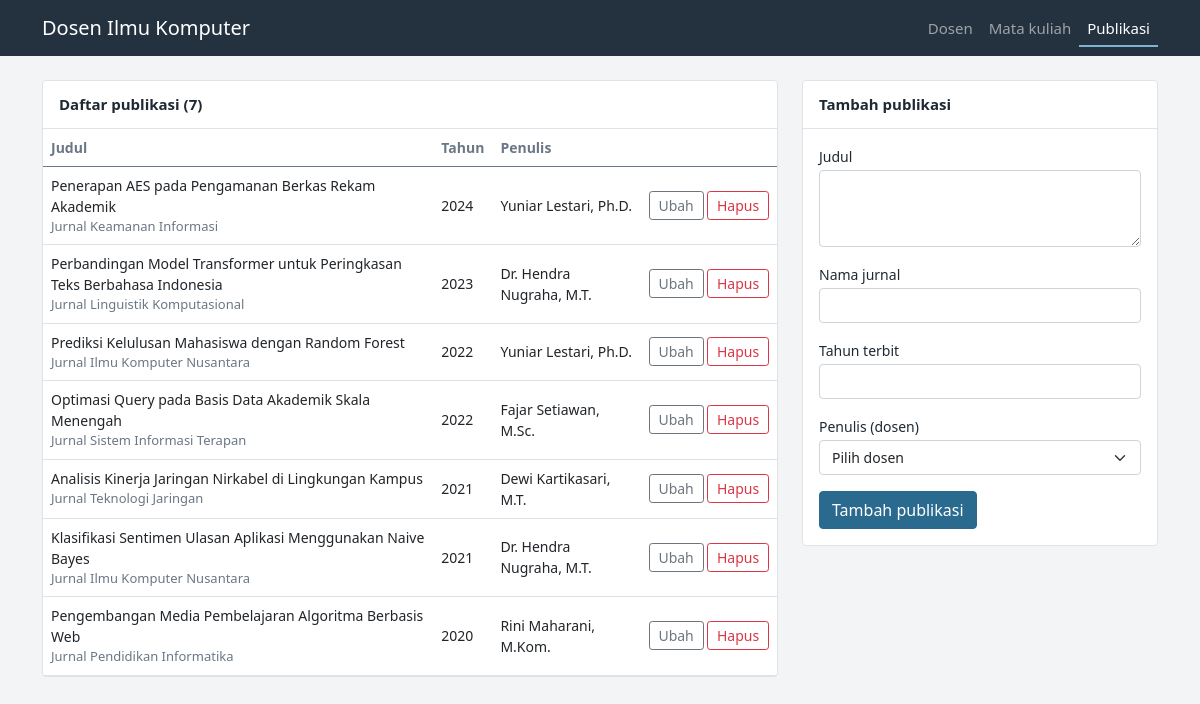
The page /index.php?page=publications on the database its author committed.
### tables this page shows
CREATE TABLE publications (
  id           INT AUTO_INCREMENT PRIMARY KEY,
  lecturer_id  INT          NOT NULL,
  title        VARCHAR(200) NOT NULL,
  journal_name VARCHAR(150) NOT NULL,
  publish_year YEAR         NOT NULL,
  CONSTRAINT fk_publications_lecturer FOREIGN KEY (lecturer_id)
    REFERENCES lecturers (id) ON DELETE CASCADE ON UPDATE CASCADE
);

CREATE TABLE lecturers (
  id         INT AUTO_INCREMENT PRIMARY KEY,
  name       VARCHAR(100) NOT NULL,
  nidn       VARCHAR(20)  NOT NULL UNIQUE,
  phone      VARCHAR(20)  NOT NULL,
  join_date  DATE         NOT NULL,
  email      VARCHAR(100) NOT NULL,
  department VARCHAR(100) NOT NULL
);

### src/controllers/Controller.php (called while the page is built, shortened)
<?php
abstract class Controller
{
    protected $model;
    protected $page;
    public function index()
    {
        $items = $this->model->all();
        $edit = isset($_GET['edit']) ? $this->model->find((int) $_GET['edit']) : null;
        $form = $_SESSION['old'] ?? $edit ?? [];
        $vars = array_merge($this->extra(), [
            'items' => $items,
            'edit'  => $edit,
            'form'  => $form,
            'page'  => $this->page,
        ]);
        extract($vars);
        require 'views/layout/header.php';
        require "views/{$this->page}/index.php";
        require 'views/layout/footer.php';
    }
}

### src/index.php (called while the page is built, shortened)
<?php
require 'config/database.php';
require 'controllers/PublicationController.php';
function e($v)
{
    return htmlspecialchars((string) $v, ENT_QUOTES, 'UTF-8');
}
$action = $_GET['action'] ?? 'index';
(new $routes[$page]($conn))->$action();

### src/controllers/PublicationController.php (called while the page is built, shortened)
<?php
require_once 'controllers/Controller.php';
require_once 'models/Publication.php';
class PublicationController extends Controller
{
    public function __construct($db)
    {
        $this->model = new Publication($db);
    }
}

### src/models/Publication.php (called while the page is built, shortened)
<?php
require_once 'models/Model.php';
class Publication extends Model
{
    public function all()
    {
        $sql = "SELECT p.*, l.name AS lecturer_name
                FROM publications p
                JOIN lecturers l ON l.id = p.lecturer_id
                ORDER BY p.publish_year DESC, p.id DESC";
        return $this->run($sql)->fetchAll();
    }
}

### src/models/Model.php (called while the page is built, shortened)
<?php
abstract class Model
{
    protected $db;
    public function __construct($db)
    {
        $this->db = $db;
    }
    protected function run($sql, $params = [])
    {
        $stmt = $this->db->prepare($sql);
        $stmt->execute($params);
        return $stmt;
    }
}

### src/views/publications/index.php (the view, shortened to what this page needs)
<div class="row g-4">
  <div class="col-lg-8">
    <div class="panel">
      <div class="panel-head">Daftar publikasi (<?= count($items) ?>)</div>
      <?php if (!$items): ?>
        <div class="empty">Belum ada publikasi. Isi formulir di sebelah kanan untuk menambahkan.</div>
      <?php else: ?>
      <div class="table-responsive">
        <table class="table table-hover">
          <thead>
            <tr><th>Judul</th><th>Tahun</th><th>Penulis</th><th></th></tr>
          </thead>
          <tbody>
            <?php foreach ($items as $r): ?>
            <tr class="<?= ($edit['id'] ?? 0) == $r['id'] ? 'row-editing' : '' ?>">
              <td>
                <?= e($r['title']) ?>
                <span class="sub"><?= e($r['journal_name']) ?></span>
              </td>
              <td><?= e($r['publish_year']) ?></td>
              <td><?= e($r['lecturer_name']) ?></td>
              <td class="actions">
                <a class="btn btn-sm btn-outline-secondary" href="index.php?page=publications&edit=<?= $r['id'] ?>">Ubah</a>
                <form method="post" action="index.php?page=publications&action=delete"
                      onsubmit="return confirm('Hapus publikasi ini?')">
                  <button class="btn btn-sm btn-outline-danger">Hapus</button>
                </form>
              </td>
            </tr>
            <?php endforeach; ?>
          </tbody>
        </table>
      </div>
      <?php endif; ?>
    </div>
  </div>
  <div class="col-lg-4">
    <div class="panel form-side">
      <div class="panel-head <?= $edit ? 'editing' : '' ?>"><?= $edit ? 'Ubah publikasi' : 'Tambah publikasi' ?></div>
      <form class="panel-body" method="post" action="index.php?page=publications&action=<?= $edit ? 'update' : 'store' ?>">
        <div class="mb-3">
          <label class="form-label" for="title">Judul</label>
          <textarea class="form-control" id="title" name="title" rows="3" required><?= e($form['title'] ?? '') ?></textarea>
        </div>
        <div class="mb-3">
          <label class="form-label" for="journal_name">Nama jurnal</label>
          <input class="form-control" id="journal_name" name="journal_name" value="<?= e($form['journal_name'] ?? '') ?>" required>
        </div>
        <div class="mb-3">
          <label class="form-label" for="publish_year">Tahun terbit</label>
          <input class="form-control" type="number" min="1990" max="2100" id="publish_year" name="publish_year" value="<?= e($form['publish_year'] ?? '') ?>" required>
        </div>
        <div class="mb-3">
          <label class="form-label" for="lecturer_id">Penulis (dosen)</label>
          <select class="form-select" id="lecturer_id" name="lecturer_id" required>
            <option value="">Pilih dosen</option>
          </select>
        </div>
        <button class="btn btn-primary"><?= $edit ? 'Simpan perubahan' : 'Tambah publikasi' ?></button>
      </form>
    </div>
  </div>
</div>

### src/assets/css/style.css (style rules this page uses)
:root { --ink: #1f2933; --muted: #6b7785; --line: #dfe3e8; --accent: #2b6a8f; --accent-dark: #22566f; }
body { background: #f3f4f6; color: var(--ink); font-family: system-ui, -apple-system, "Segoe UI", Roboto, "Helvetica Neue", Arial, sans-serif; font-size: 15px; }
.panel { background: #fff; border: 1px solid var(--line); border-radius: 4px; }
.panel-head { padding: .75rem 1rem; border-bottom: 1px solid var(--line); font-weight: 600; }
.panel-body { padding: 1rem; }
.form-side { position: sticky; top: 1rem; }
.table { margin: 0; font-size: 14px; }
.table th { font-weight: 600; color: var(--muted); border-bottom-color: var(--line); white-space: nowrap; }
.table td { vertical-align: middle; }
.sub { display: block; color: var(--muted); font-size: 13px; }
.form-label { font-size: 14px; margin-bottom: .2rem; }
.form-control, .form-select { font-size: 14px; }
.btn-primary { background: var(--accent); border-color: var(--accent); }
.btn-sm { padding: .2rem .55rem; }
.actions { white-space: nowrap; text-align: right; }
.actions form { display: inline; }

### rows shown on the page
publications: title "Penerapan AES pada Pengamanan Berkas Rekam Akademik", journal_name "Jurnal Keamanan Informasi", publish_year "2024", lecturer.name "Yuniar Lestari, Ph.D."
publications: title "Perbandingan Model Transformer untuk Peringkasan Teks Berbahasa Indonesia", journal_name "Jurnal Linguistik Komputasional", publish_year "2023", lecturer.name "Dr. Hendra Nugraha, M.T."
publications: title "Prediksi Kelulusan Mahasiswa dengan Random Forest", journal_name "Jurnal Ilmu Komputer Nusantara", publish_year "2022", lecturer.name "Yuniar Lestari, Ph.D."
publications: title "Optimasi Query pada Basis Data Akademik Skala Menengah", journal_name "Jurnal Sistem Informasi Terapan", publish_year "2022", lecturer.name "Fajar Setiawan, M.Sc."
publications: title "Analisis Kinerja Jaringan Nirkabel di Lingkungan Kampus", journal_name "Jurnal Teknologi Jaringan", publish_year "2021", lecturer.name "Dewi Kartikasari, M.T."
publications: title "Klasifikasi Sentimen Ulasan Aplikasi Menggunakan Naive Bayes", journal_name "Jurnal Ilmu Komputer Nusantara", publish_year "2021", lecturer.name "Dr. Hendra Nugraha, M.T."
publications: title "Pengembangan Media Pembelajaran Algoritma Berbasis Web", journal_name "Jurnal Pendidikan Informatika", publish_year "2020", lecturer.name "Rini Maharani, M.Kom."

### other values the page prints
count($items) "7"
